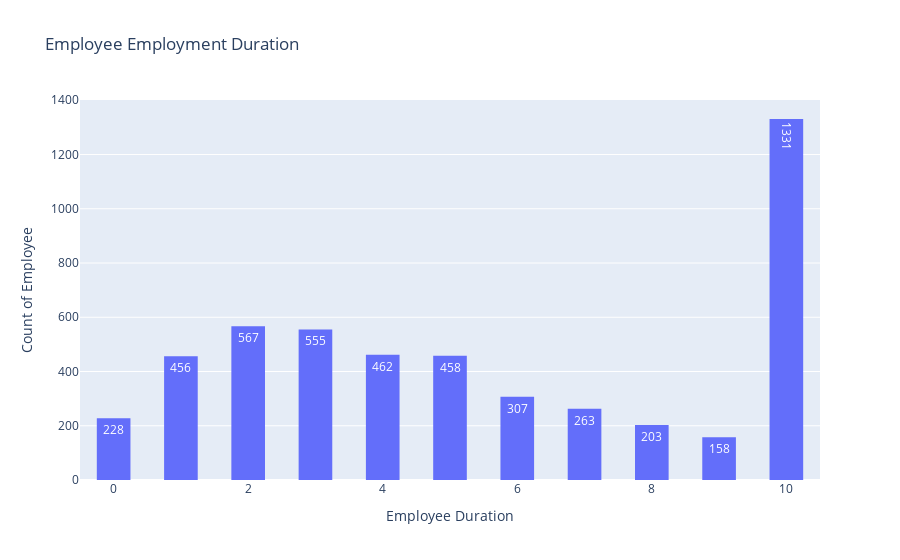

Notebook cell for this chart:
### Code cell
#function  for histogram for employment duration
fig = px.histogram(loan_status_data_set, x="emp_length", labels="Employee Duration", text_auto=True, title="Employee Employment Duration")
fig.update_layout(bargap=0.5, xaxis_title_text='Employee Duration', yaxis_title_text='Count of Employee')
fig.show()

### Figure 1 — Plotly figure (JSON) as saved in the notebook; plotly's stock layout.template omitted (floating-point values rounded to 4 significant figures; data arrays with more than 128 entries replaced by an {"elided": "..."} marker saying what was removed)
{"data": [{"alignmentgroup": "True", "bingroup": "x", "hovertemplate": "emp_length=%{x}<br>count=%{y}<extra></extra>", "legendgroup": "", "marker": {"color": "#636efa", "pattern": {"shape": ""}}, "name": "", "offsetgroup": "", "orientation": "v", "showlegend": false, "texttemplate": "%{value}", "type": "histogram", "x": {"elided": "5627 int values"}, "xaxis": "x", "yaxis": "y"}], "layout": {"bargap": 0.5, "barmode": "relative", "legend": {"tracegroupgap": 0}, "title": {"text": "Employee Employment Duration"}, "xaxis": {"anchor": "y", "domain": [0, 1], "title": {"text": "Employee Duration"}}, "yaxis": {"anchor": "x", "domain": [0, 1], "title": {"text": "Count of Employee"}}}}
